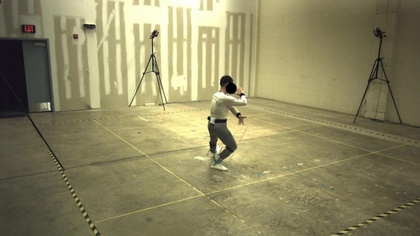
%> input picture im2corrected.jpg, 420 x 236 px, shrunk from 1920 x 1080 before the run
$ octave task_5.m   (GNU Octave 9; MATLAB toolbox functions it lacks are replaced by stand-ins)
%> lines starting %> are read from the running program, lines starting %| are printed output that depends on the picture
%> further down, im is the input picture: size 236x420x3 uint8; mean R, G, B 140.5, 134.7, 97.3
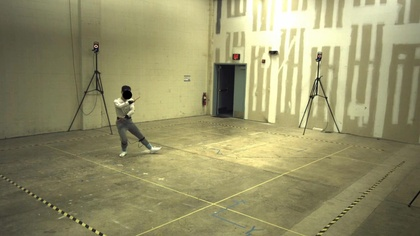
%> input picture im1corrected.jpg, 420 x 236 px, shrunk from 1920 x 1080 before the run
%> further down, im2 is the input picture: size 236x420x3 uint8; mean R, G, B 149.6, 145.9, 105.2
### task_4.m

%test eight point algorithm
%im = imread('arctriomphe1.jpg');
%im2 = imread('arctriomphe2.jpg');


im = imread('im2corrected.jpg');
im2 = imread('im1corrected.jpg');
load  pixelCoordinates.mat
matchedPoints1 =  pixelCoords2.';
matchedPoints2 =  pixelCoords1.';

x1 = matchedPoints1(:, 1);
y1 = matchedPoints1(:, 2);
x2 = matchedPoints2(:, 1);
y2 = matchedPoints2(:, 2);

% [27 lines of commented-out code are left out]
savx1 = x1; savy1 = y1; savx2 = x2; savy2 = y2;
mux = mean(x1);
muy = mean(y1);
stdxy = (std(x1)+std(y1))/2;
T1 = [1 0 -mux; 0 1 -muy; 0 0 stdxy]/stdxy;
nx1 = (x1-mux)/stdxy;
ny1 = (y1-muy)/stdxy;
mux = mean(x2);
muy = mean(y2);
stdxy = (std(x2)+std(y2))/2;
T2 = [1 0 -mux; 0 1 -muy; 0 0 stdxy]/stdxy;
nx2 = (x2-mux)/stdxy;
ny2 = (y2-muy)/stdxy;

A = [];
for i=1:length(nx1);
    A(i,:) = [nx1(i)*nx2(i) nx1(i)*ny2(i) nx1(i) ny1(i)*nx2(i) ny1(i)*ny2(i) ny1(i) nx2(i) ny2(i) 1];
end
%get eigenvector associated with smallest eigenvalue of A' * A
[u,d] = eigs(A' * A,1,'SM');
F = reshape(u,3,3);

%make F rank 2
oldF = F;
[U,D,V] = svd(F);
D(3,3) = 0;
F = U * D * V';

%unnormalize F to undo the effects of Hartley preconditioning
F = T2' * F * T1;

colors =  'bgrcmykbgrcmykbgrcmykbgrcmykbgrcmykbgrcmykbgrcmyk';
%overlay epipolar lines on im2
L = F * [x1' ; y1'; ones(size(x1'))];
[nr,nc,nb] = size(im2);
%> nr = 236; nc = 420; nb = 3
figure(2); clf; imagesc(im2); axis image;
hold on; plot(x2,y2,'*'); hold off
for i=1:length(L)
    a = L(1,i); b = L(2,i); c=L(3,i);
    if (abs(a) > (abs(b)))
       ylo=0; yhi=nr;
       xlo = (-b * ylo - c) / a;
       xhi = (-b * yhi - c) / a;
       hold on
       h=plot([xlo; xhi],[ylo; yhi]);
       set(h,'Color',colors(i),'LineWidth',0.5);
       hold off
       drawnow;
    else
       xlo=0; xhi=nc;
       ylo = (-a * xlo - c) / b;
       yhi = (-a * xhi - c) / b;
       hold on
       h=plot([xlo; xhi],[ylo; yhi],'b');
       set(h,'Color',colors(i),'LineWidth',0.5);
       hold off
       drawnow;
    end
end
%> after the loop, h = -79.88; xlo = 0; ylo = 539.1
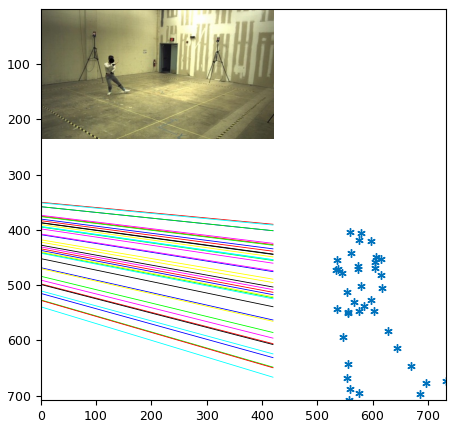
%> figure redrawn from the program's plot data


%overlay epipolar lines on im1
L = ([x2' ; y2'; ones(size(x2'))]' * F)' ;
[nr,nc,nb] = size(im);
figure(1); clf; imagesc(im); axis image;
hold on; plot(x1,y1,'*'); hold off
for i=1:length(L)
    a = L(1,i); b = L(2,i); c=L(3,i);
    if (abs(a) > (abs(b)))
       ylo=0; yhi=nr;
       xlo = (-b * ylo - c) / a;
       xhi = (-b * yhi - c) / a;
       hold on
       h=plot([xlo; xhi],[ylo; yhi],'b');
       set(h,'Color',colors(i),'LineWidth',0.5);
       hold off
       drawnow;
    else
       xlo=0; xhi=nc;
       ylo = (-a * xlo - c) / b;
       yhi = (-a * xhi - c) / b;
       hold on
       h=plot([xlo; xhi],[ylo; yhi],'b');
       set(h,'Color',colors(i),'LineWidth',0.5);
       hold off
       drawnow;
    end
end
%> after the loop, h = -158.9; ylo = 978.1
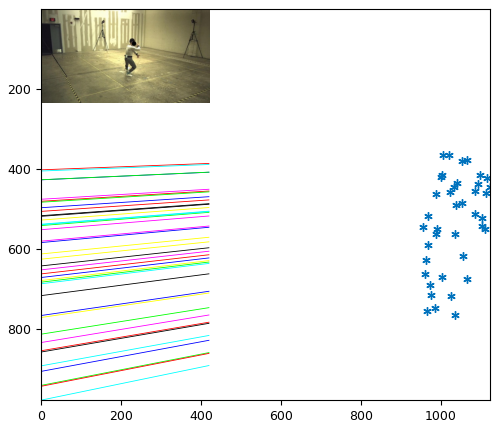
%> figure redrawn from the program's plot data


for j=1:3
    for i=1:3
        fprintf('%10g ',F(j,i));
    end
    fprintf('\n');
end

### task_5.m
im = imread('im2corrected.jpg');
im2 = imread('im1corrected.jpg');
load  pixelCoordinates.mat
pts1 =  pixelCoords2.';
pts2 =  pixelCoords1.';

%run("wrongfunc_4.m")
run("task_4.m")
N = size(pts1, 1); % Number of point pairs
distances = zeros(N, 1);
for i = 1:N
    % Points in homogeneous coordinates
    point1 = [pts1(i, :) 1]';
    point2 = [pts2(i, :) 1]';

    % Epipolar lines
    line1 = F * point1; % Line in the second image for point1
    line2 = F' * point2; % Line in the first image for point2

    % Calculate the distances from points to the corresponding epipolar lines
    d1 = ((line1(1) * point2(1) + line1(2) * point2(2) + line1(3)))^2 / (line1(1)^2 + line1(2)^2);
    d2 = ((line2(1) * point1(1) + line2(2) * point1(2) + line2(3)))^2 / (line2(1)^2 + line2(2)^2);

    % Symmetric epipolar distance
    distances(i) = d1 + d2;
end


% Compute the mean of the squared distances
meanDistance = mean(distances);

% Output the result
fprintf('The mean symmetric epipolar distance is %s\n', meanDistance);
